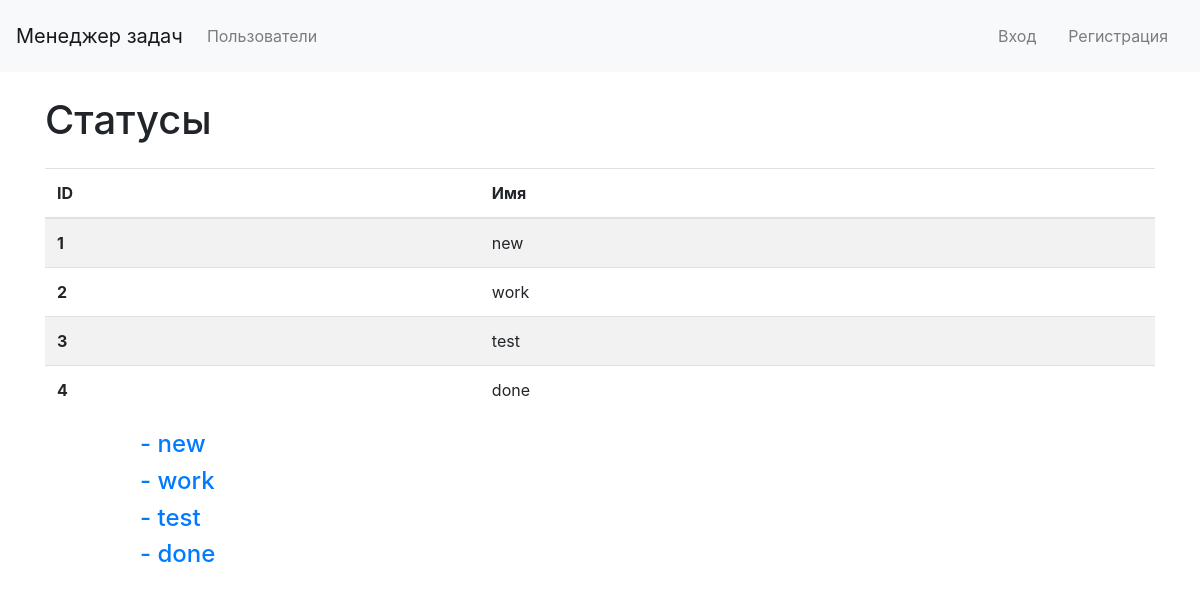
The page /tasks/status/all on the database its author committed.
### tasks/models.py (models this page shows, shortened)
class TaskStatus(models.Model):
    NEW = 'new'
    WORK = 'work'
    TEST = 'test'
    DONE = 'done'
    STATUS_OPTIONS = [
        (NEW, 'New'),
        (WORK, 'In work'),
        (TEST, 'Testing'),
        (DONE, 'Done'),
    ]
    name = models.CharField(
        max_length=4,
        choices=STATUS_OPTIONS,
        unique=True,
        default=NEW,
    )

### tasks/views.py (the view)
# urls.py: path('status/all', views.StatusList.as_view(), name='status_list_url'),
class StatusList(generic.ListView):
    template_name = 'tasks/status_list.html'
    context_object_name = 'status_all'
    def get_queryset(self):
        return TaskStatus.objects.all()

### tasks/templates/tasks/status_list.html (shortened to what this page needs)
{% extends 'tasks/base_tasks.html' %}
{% load i18n %}
{% block content %}
<div class="container wrapper flex-grow-1">
    <h1 class="my-4">{% trans 'Status' %}</h1>
<table class="table table-striped">
    <thead>
        <tr>
            <th scope="col">ID</th>
            <th scope="col">{% trans 'Name' %}</th>
        </tr>
    </thead>
    <tbody>
        {% for status in status_all %}
        <tr>
            <th scope="row">{{ status.id }}</th>
            <td>{{ status.name }}</td>
        </tr>
        {% endfor %}
    </tbody>
</table>
</div>
{% for status in status_all %}
<div class="container">
    <div class="row">
        <div class="col-sm-4 offset-md-1">
            <h4><a href="{% url 'tasks:status_detail_url' status.id %}"> - {{ status.name }}</h4>
        </div>
    </div>
</div>
{% endfor %}
{% endblock %}

### rows shown on the page
TaskStatus: id "1", name "new"
TaskStatus: id "2", name "work"
TaskStatus: id "3", name "test"
TaskStatus: id "4", name "done"
